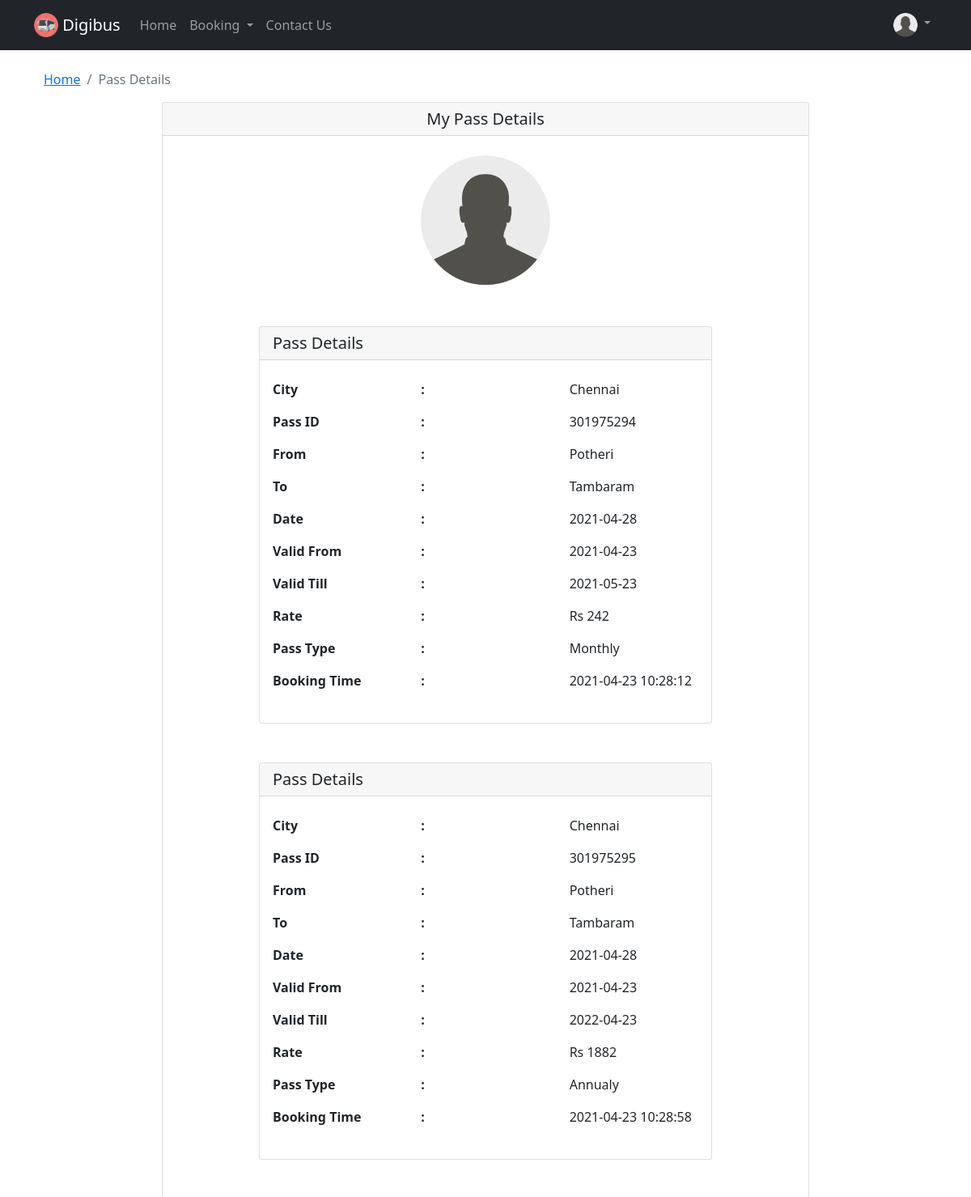
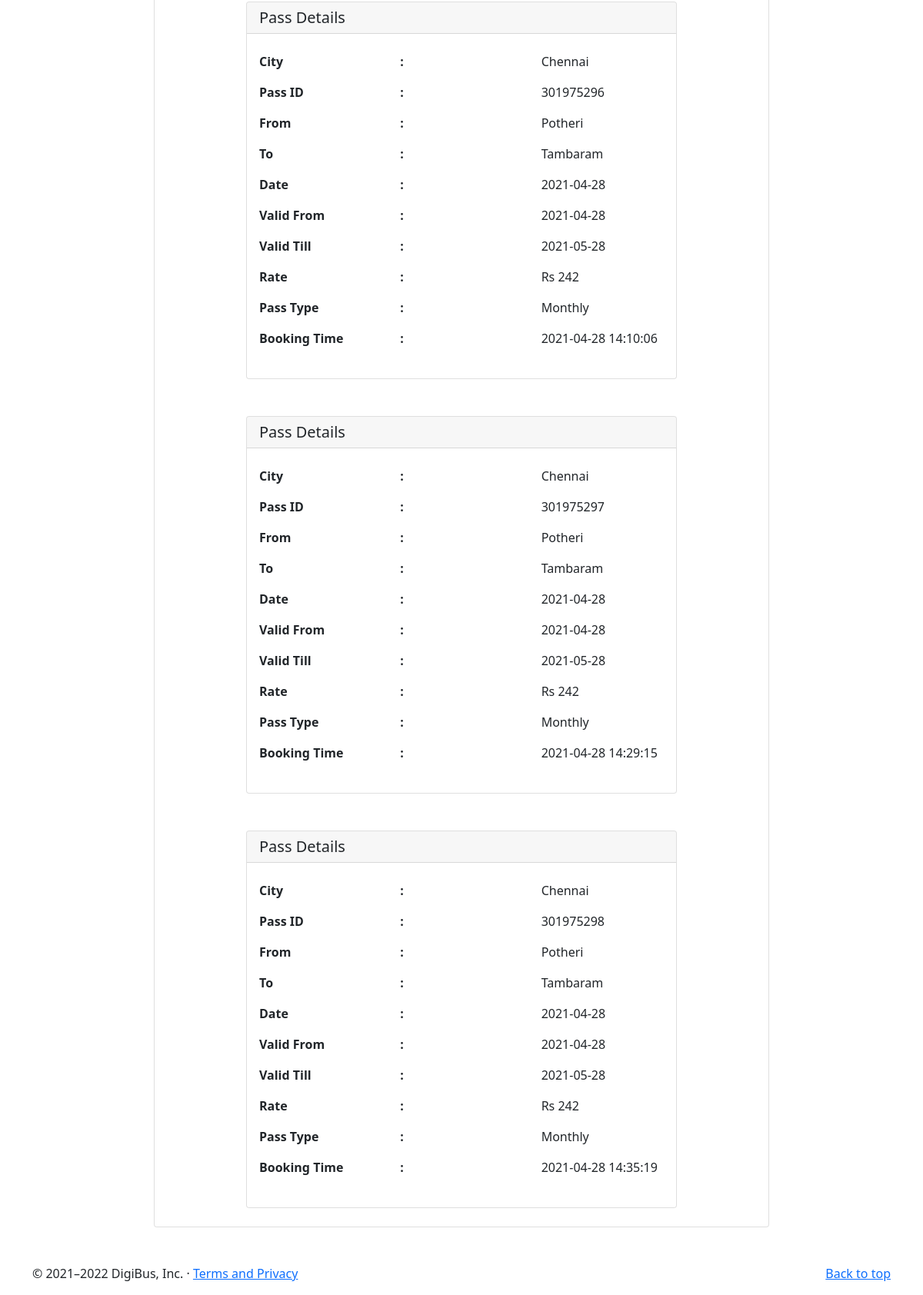
Page /viewpass (signed in) on the earlier database version (2 pictures, top to bottom).
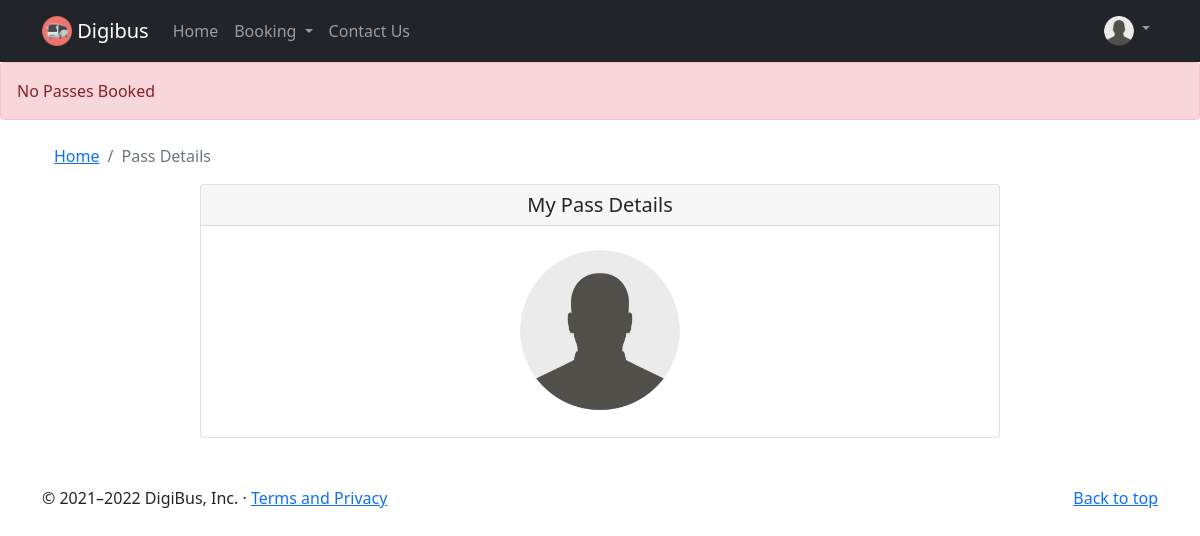
Same page on the later database version.
### flaskblog/models.py (models this page shows, shortened)
class Pass(db.Model):
    id = db.Column(db.Integer, primary_key=True)
    city = db.Column(db.String(100), nullable=False)
    source = db.Column(db.String(100), nullable=False)
    dest = db.Column(db.String(100), nullable=False)
    date = db.Column(db.DateTime, nullable=False, default=datetime.now)
    price = db.Column(db.Integer, nullable=False, default=200)
    pass_type = db.Column(db.String(100), nullable=False)
    booking_date = db.Column(db.DateTime, nullable=False,default=datetime.now)
    expiry = db.Column(db.DateTime, nullable=False, default=datetime.now)
    user_id = db.Column(db.Integer, db.ForeignKey('user.id'), nullable=False)

### flaskblog/routes.py (the view, shortened to what this page needs)
@app.route('/viewpass')
@login_required
def viewpass():
    global ans
    user = User.query.get(current_user.id)
    user_pass = Pass.query.filter_by(user_id=user.id).all()
    if user_pass:
        for upass in user_pass:
            if upass.expiry.date() <= datetime.now().date():
                    Pass.query.filter_by(id=upass.id).delete()
                    db.session.commit()
        image_file = url_for('static', filename='profile_pics/' + current_user.image_file)
        return render_template('viewpass.html', title='Pass Details', image_file=image_file,pass_det=user_pass,user_id=User.query.get(current_user.id).id, Pass = Pass,date_now=datetime.now())
    else:
        flash('No Passes Booked', 'danger')
        image_file = url_for('static', filename='profile_pics/' + current_user.image_file)
        return render_template('viewpass.html', title='Pass Details', image_file=image_file,pass_det=[])
    return render_template('viewpass.html', title='Pass Details', image_file=image_file,pass_det=[], Pass=Pass)

### flaskblog/models.py (called while the page is built)
@login_manager.user_loader
def load_user(user_id):
    return User.query.get(int(user_id))

### flaskblog/templates/viewpass.html (shortened to what this page needs)
{% extends "layout1.html" %}
{% block content %}
<div class="container">
  <div class="mt-4">
    <nav aria-label="breadcrumb">
        <ol class="breadcrumb">
            <li class="breadcrumb-item"><a href="{{ url_for('home') }}">Home</a></li>
            <li class="breadcrumb-item active" aria-current="page">Pass Details</li>
        </ol>
    </nav>
  </div>
    <div class="card mx-auto" style="width: 50rem;">
      <h5 class="card-header text-center">My Pass Details</h5>
      <img src="{{ image_file }}" class="rounded-circle account-img mx-auto my-4" style="width: 10rem;">
      {% if pass_det %}
        {% for pass in pass_det %}
          <div class="card mx-auto my-4" style="width: 35rem;">
            <h5 class="card-header text-left">Pass Details</h5>
            <div class="card-body my-2">
              <div class="row">
                <div class="col-sm">
                  <p class="fw-bold">City</p>
                  <p class="fw-bold">Pass ID</p>
                  <p class="fw-bold">From</p>
                  <p class="fw-bold">To</p>
                  <p class="fw-bold">Date</p>
                  <p class="fw-bold">Valid From</p>
                  <p class="fw-bold">Valid Till</p>
                  <p class="fw-bold">Rate</p>
                  <p class="fw-bold">Pass Type</p>
                  <p class="fw-bold">Booking Time</p>
                </div>
                <div class="col-sm">
                  <p class="fw-bold">:</p>
                  <p class="fw-bold">:</p>
                  <p class="fw-bold">:</p>
                  <p class="fw-bold">:</p>
                  <p class="fw-bold">:</p>
                  <p class="fw-bold">:</p>
                  <p class="fw-bold">:</p>
                  <p class="fw-bold">:</p>
                  <p class="fw-bold">:</p>
                  <p class="fw-bold">:</p>
                </div>
                <div class="col-sm">
                  <p class="fw-normal">{{ pass.city }}</p>
                  <p class="fw-normal">{{ pass.id + 301975291 + user_id }}</p>
                  <p class="fw-normal">{{ pass.source }}</p>
                  <p class="fw-normal">{{ pass.dest }}</p>
                  <p class="fw-normal">{{ date_now.date() }}</p>
                  <p class="fw-normal">{{ pass.date.date() }}</p>
                  <p class="fw-normal">{{ pass.expiry.date() }}</p>
                  <p class="fw-normal">Rs {{ pass.price }}</p>
                  <p class="fw-normal">{{ pass.pass_type }}</p>
                  <p class="fw-normal">{{ pass.booking_date.strftime("%Y-%m-%d %H:%M:%S") }}</p>
                </div>
              </div>
            </div>
          </div>
        {% endfor %}
      {% endif %}
    </div>
</div>
{% endblock content %}

### flaskblog/templates/layout1.html (shortened to what this page needs)
<!doctype html>
<html lang="en">
<head>
    <link href="https://cdn.jsdelivr.net/npm/bootstrap@5.0.0-beta2/dist/css/bootstrap.min.css" rel="stylesheet"
>
    <link rel="stylesheet" type="text/css" herf="{{ url_for('static', filename='main.css') }}">
</head>
<body>
    <nav class="navbar navbar-expand-lg navbar-dark bg-dark fixed-top">
        <div class="container">
            <a class="navbar-brand mr-4" href="{{ url_for('home') }}">
                <img src="{{ url_for('static', filename='logo2.png') }}" alt="" width="" height="30" class="d-inline-block align-top">
                Digibus
            </a>
            <div class="collapse navbar-collapse" id="navbarSupportedContent">
                <ul class="navbar-nav me-auto mb-2 mb-lg-0">
                    <li class="nav-item">
                        <a class="nav-link" aria-current="page" href="{{ url_for('home') }}">Home</a>
                    </li>
                    <li class="nav-item dropdown">
                        <a class="nav-link dropdown-toggle" href="#" id="navbarDropdown" role="button"
                            data-bs-toggle="dropdown" aria-expanded="false">
                            Booking
                        </a>
                    </li>
                    <li class="nav-item">
                        <a class="nav-link" href="{{ url_for('contact') }}">Contact Us</a>
                    </li>
                </ul>
                <div class="navbar-nav">
                    {% if current_user.is_authenticated %}
                    <li class="nav-item dropdown">
                            <a class="nav-link dropdown-toggle" href="#" id="navbarDropdown" role="button"
                                data-bs-toggle="dropdown" aria-expanded="false">
                                <img src="{{ image_file }}" height="30" class="rounded-circle d-inline-block align-top">
                            </a>
                        </li>
                    {% else %}
                        <div class="my-1">
                            <a href="{{ url_for('login') }}"><button class="btn btn-outline-success mx-2">Login</button></a>
                            <a href="{{ url_for('signup') }}"><button class="btn btn-outline-success">SignUp</button></a>
                        </div>
                    {% endif %}
                </div>
            </div>
        </div>
    </nav>
    <main role="main" class="">
        <div class="row">
            <div class="col-md">
                {% with messages = get_flashed_messages(with_categories=true) %}
                {% if messages %}
                {% for category, message in messages %}
                <div class="alert alert-{{ category }}">
                    {{ message }}
                </div>
                {% endfor %}
                {% endif %}
                {% endwith %}
                {% block content %}{% endblock %}
            </div>
        </div>
    </main>
    <footer class="container mt-5">
        <p class="float-end"><a href="#">Back to top</a></p>
        <p>© 2021–2022 DigiBus, Inc. · <a href="{{ url_for('terms_privacy') }}">Terms and Privacy</a></p>
    </footer>
</body>
</html>

### flaskblog/templates/layout1.html (style rules this page uses)
body { padding-top: 62px; }

Differences in the rows shown:
removed Pass: city "Chennai", id "301975294", source "Potheri", dest "Tambaram", date "2021-04-28", date "2021-04-23", expiry "2021-05-23", price "242", pass_type "Monthly", booking_date "2021-04-23 10:28:12"
removed Pass: city "Chennai", id "301975295", source "Potheri", dest "Tambaram", date "2021-04-28", date "2021-04-23", expiry "2022-04-23", price "1882", pass_type "Annualy", booking_date "2021-04-23 10:28:58"
removed Pass: city "Chennai", id "301975296", source "Potheri", dest "Tambaram", date "2021-04-28", expiry "2021-05-28", price "242", pass_type "Monthly", booking_date "2021-04-28 14:10:06"
removed Pass: city "Chennai", id "301975297", source "Potheri", dest "Tambaram", date "2021-04-28", expiry "2021-05-28", price "242", pass_type "Monthly", booking_date "2021-04-28 14:29:15"
removed Pass: city "Chennai", id "301975298", source "Potheri", dest "Tambaram", date "2021-04-28", expiry "2021-05-28", price "242", pass_type "Monthly", booking_date "2021-04-28 14:35:19"
Other differences:
new list line: "No Passes Booked"
